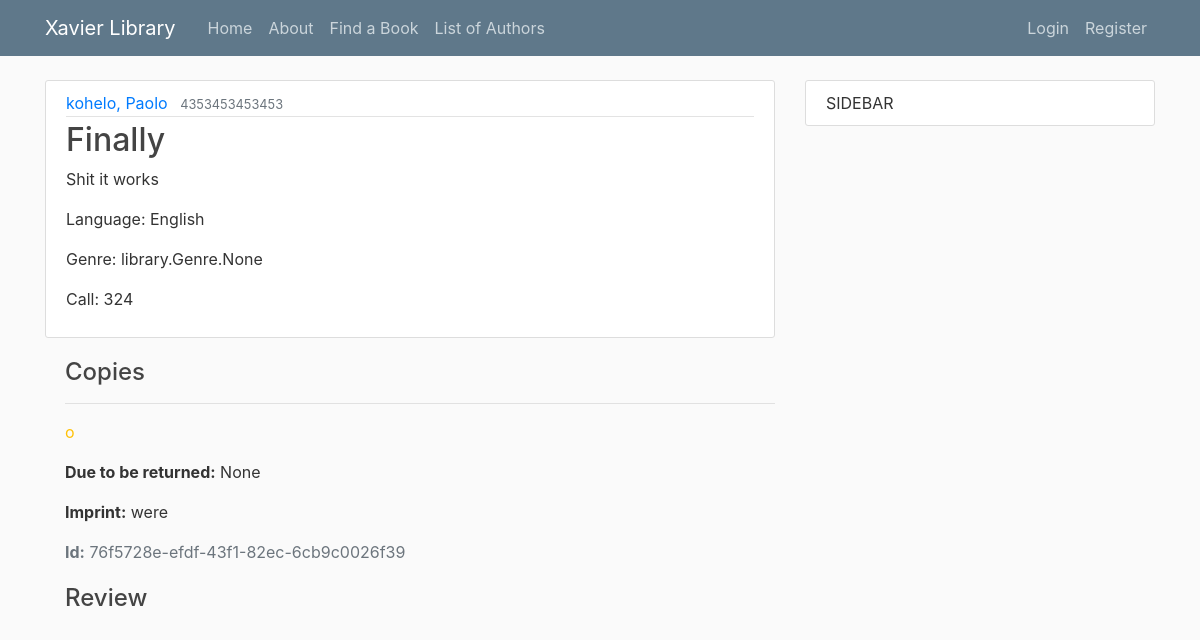
Before: /book/3/ with the older database file.
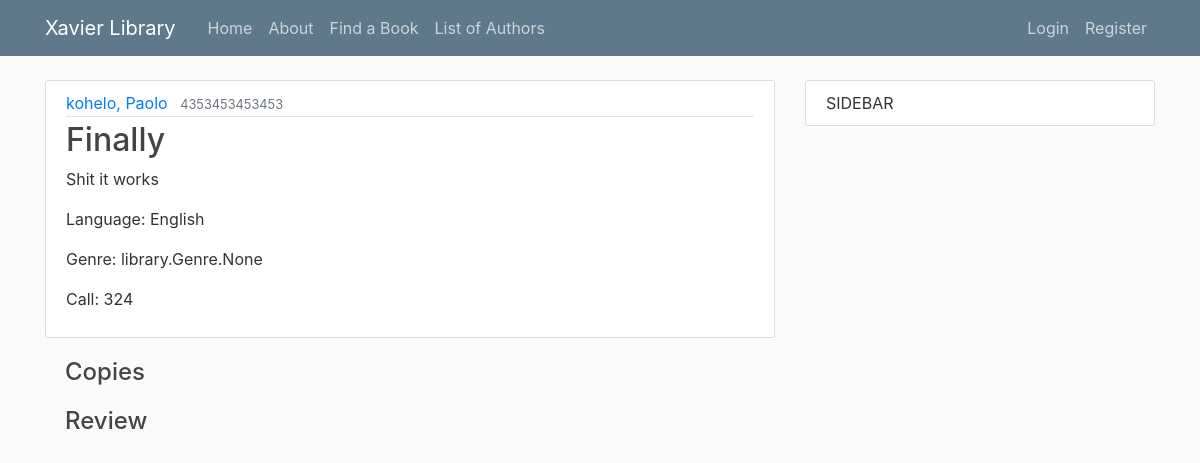
After: the same page with the newer database file.
### library/models.py (models this page shows, shortened)
class Book(models.Model):
    title = models.CharField(max_length=200)
    author = models.ForeignKey('Author', on_delete=models.SET_NULL, null=True)
    summary = models.TextField(max_length=1000, help_text="Enter a brief description of the book")
    isbn = models.CharField('ISBN', max_length=13,
                            help_text='13 Character <a href="https://www.isbn-international.org/content/what-isbn'
                                      '">ISBN number</a>')
    genre = models.ManyToManyField(Genre, help_text="Select a genre for this book")
    language = models.ForeignKey('Language', on_delete=models.SET_NULL, null=True)
    call = models.CharField('Call Number', max_length=3, help_text="Enter a 3 digit call number", null=True)
    def display_genre(self):
        """Creates a string for the Genre. This is required to display genre in Admin."""
        return ', '.join([genre.name for genre in self.genre.all()[:3]])
    display_genre.short_description = 'Genre'

class Author(models.Model):
    first_name = models.CharField(max_length=100)
    last_name = models.CharField(max_length=100)
    date_of_birth = models.DateField(null=True, blank=True)
    date_of_death = models.DateField('died', null=True, blank=True)
    class Meta:
        ordering = ['last_name', 'first_name']
    def __str__(self):
        return '{0}, {1}'.format(self.last_name, self.first_name)

class Language(models.Model):
    name = models.CharField(max_length=200,
                            help_text="Enter the book's natural language (e.g. English, French, Japanese etc.)")
    def __str__(self):
        return self.name

class BookInstance(models.Model):
    id = models.UUIDField(primary_key=True, default=uuid.uuid4,
                          help_text="Unique ID for this particular book across whole library")
    book = models.ForeignKey('Book', on_delete=models.SET_NULL, null=True)
    imprint = models.CharField(max_length=200)
    due_back = models.DateField(null=True, blank=True, help_text="YYYY-MM-DD")
    borrower = models.ForeignKey(User, on_delete=models.SET_NULL, null=True, blank=True)
    LOAN_STATUS = (
        ('a', 'Available'),
        ('r', 'Reserved'),
    )
    """('d', 'Maintenance'),"""
    """('o', 'On loan'),"""
    status = models.CharField(
        max_length=1,
        choices=LOAN_STATUS,
        blank=True,
        default='a',
        help_text='Book availability')
    class Meta:
        ordering = ['due_back']
        permissions = (("can_mark_returned", "Set book as returned"),)

### library/views.py (the view)
# urls.py: path('book/<int:pk>/',BookDetailView.as_view(), name='book-detail'),#path('book/<book>',views.book, name='library-book'),
class BookDetailView(DetailView):
	model = Book

### library/templates/library/book_detail.html (shortened to what this page needs)
{% extends "library/base.html" %}
{% block content%}
			<article class="media content-section">
			  <div class="media-body">
			    <div class="article-metadata">
			      <a class="mr-2" href="#">{{ object.author }}</a>
			      <small class="text-muted">{{ object.isbn }}</small>
			    </div>
			    <h2 class="article-title">{{ object.title }}</h2>
			    <p class="article-content">{{ object.summary }}</p>
			    <p class="article-content">Language: {{ object.language }}</p>
			    <p class="article-content">Genre: {{ object.genre }}</p>
			    <p class="article-content">Call: {{ object.call }}</p>
			  </div>
			 </article>
			  <div style="margin-left:20px;margin-top:20px">
			    <h4>Copies</h4>
			    {% for copy in object.bookinstance_set.all %}
			      <hr>
			      <p class="{% if copy.status == 'a' %}text-success{% elif copy.status == 'm' %}text-danger{% else %}text-warning{% endif %}">
			        {{ copy.get_status_display }}
			      </p>
			      {% if copy.status != 'a' %}
			        <p><strong>Due to be returned:</strong> {{ copy.due_back }}</p>
			      {% endif %}
			      <p><strong>Imprint:</strong> {{ copy.imprint }}</p>
			      <p class="text-muted"><strong>Id:</strong> {{ copy.id }}</p>
			    {% endfor %}
			  </div>
			<div style="margin-left:20px;margin-top:20px">
			    <h4>Review</h4>
			  </div>
{% endblock content %}

### library/templates/library/base.html (shortened to what this page needs)
{% load static %}
<!DOCTYPE html>
<html>
<head>
    <link rel="stylesheet" href="https://stackpath.bootstrapcdn.com/bootstrap/4.4.1/css/bootstrap.min.css">
    <link rel="stylesheet" type="text/css" href="{% static 'library/main.css' %}">
</head>
<body>
	<header class="site-header">
	  <nav class="navbar navbar-expand-md navbar-dark bg-steel fixed-top">
	    <div class="container">
	      <a class="navbar-brand mr-4" href="{% url 'library-home'%}">Xavier Library</a>
	      <div class="collapse navbar-collapse" id="navbarToggle">
	        <div class="navbar-nav mr-auto">
	          <a class="nav-item nav-link" href="{% url 'library-home'%}">Home</a>
	          <a class="nav-item nav-link" href="{% url 'library-about'%}">About</a>
	          {% if not user.is_authenticated or user.profile.Role.browse_search %}
	          <a class="nav-item nav-link" href="{% url 'library-search'%}">Find a Book</a>
	          <a class="nav-item nav-link" href="{% url 'author-list'%}">List of Authors</a>
	          {% endif %}
	        </div>
	        <div class="navbar-nav">
	        	{% if user.is_authenticated %}
	        		<a class="nav-item nav-link" href="{% url 'profile' %}">Profile</a>
	        		<a class="nav-item nav-link" href="{% url 'logout' %}">Logout</a>
	        	{% else %}
	          		<a class="nav-item nav-link" href="{% url 'login' %}">Login</a>
	          		<a class="nav-item nav-link" href="{% url 'register' %}">Register</a>
	          	{% endif %}
	        </div>
	      </div>
	    </div>
	  </nav>
	</header>
	<main role="main" class="container">
	  <div class="row">
	    <div class="col-md-8">
	      {% block content %}{% endblock %}
	    </div>
	    <div class="col-md-4">
	      <div class="content-section">
			  SIDEBAR
	      </div>
	    </div>
	  </div>
	</main>
</body>
</html>

### library/static/library/main.css (style rules this page uses)
body { background: #fafafa; color: #333333; margin-top: 5rem; }
h1, h2, h3, h4, h5, h6 { color: #444444; }
.bg-steel { background-color: #5f788a; }
.site-header .navbar-nav .nav-link { color: #cbd5db; }
.content-section { background: #ffffff; padding: 10px 20px; border: 1px solid #dddddd; border-radius: 3px; margin-bottom: 20px; }
.article-title { color: #444444; }
.article-content { white-space: pre-line; }
.article-metadata { padding-bottom: 1px; margin-bottom: 4px; border-bottom: 1px solid #e3e3e3 }

Changed rows visible on the page:
removed BookInstance: status "o", due_back "None", imprint "were", id "76f5728e-efdf-43f1-82ec-6cb9c0026f39"
